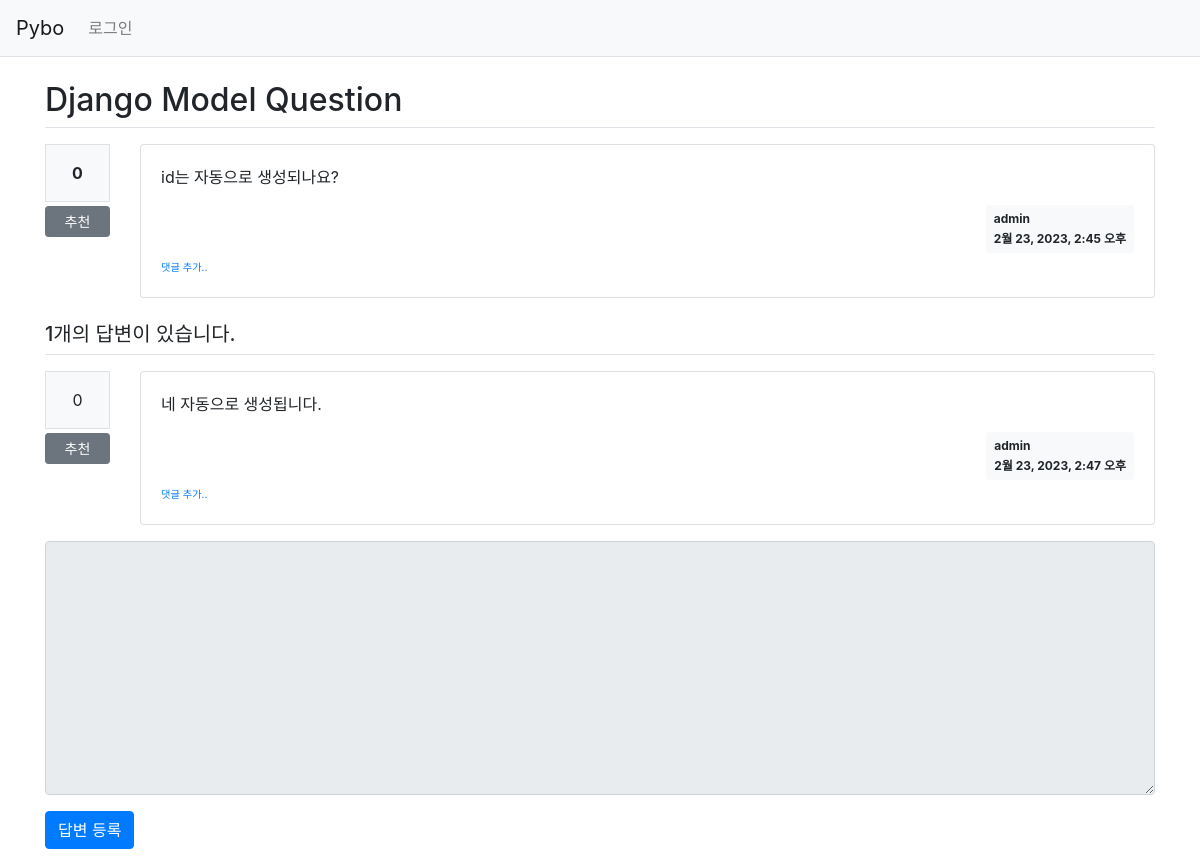
Page /pybo/2/ on the earlier database version.
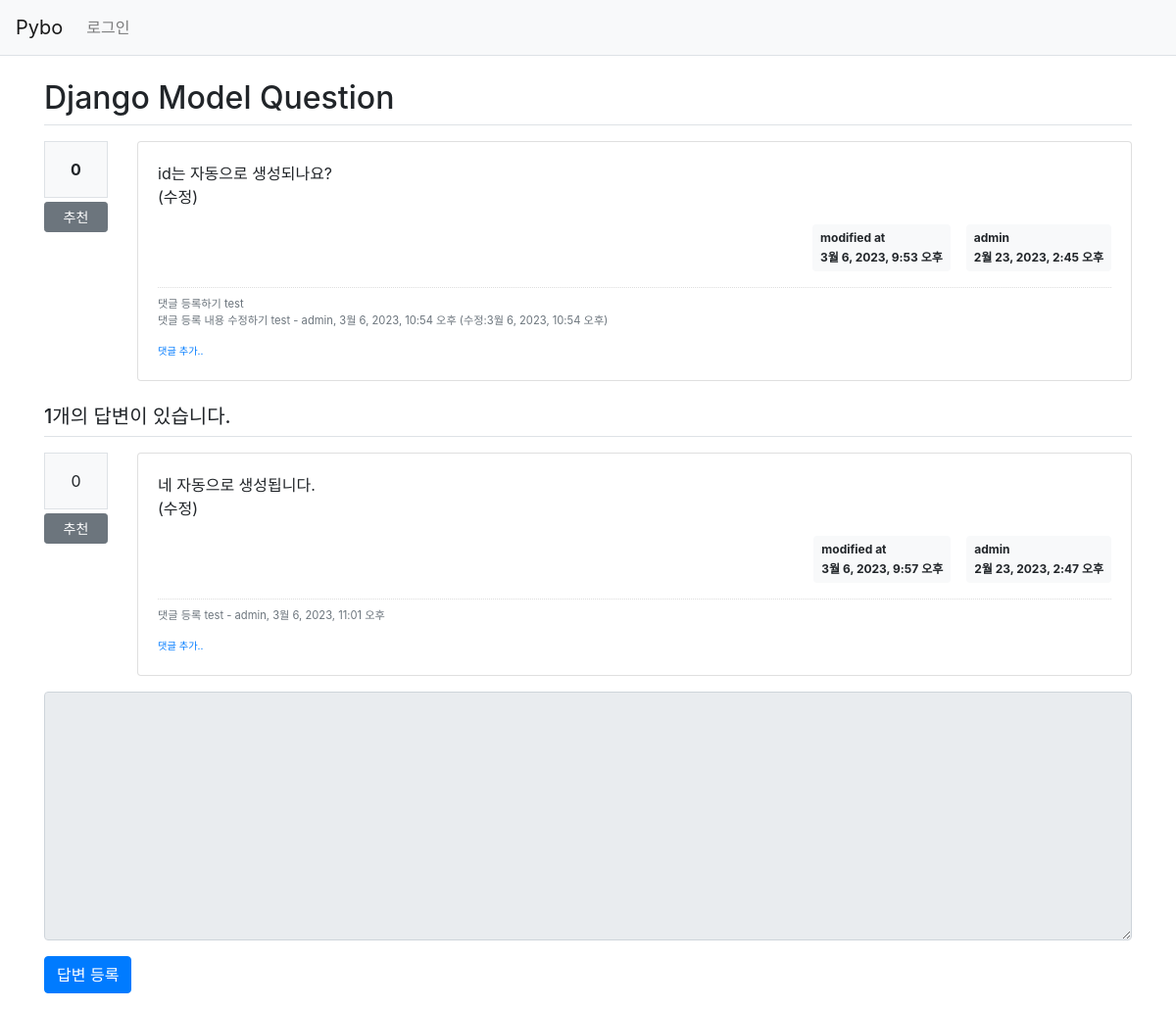
Same page on the later database version.
### pybo/models.py (models this page shows, shortened)
class Question(models.Model):
    subject = models.CharField(max_length=200) # 제목 : 글자 수 제한O
    content = models.TextField() # 내용 : 글자 수 제한X
    create_date = models.DateTimeField() # 날짜, 시간 관련 속성
    modify_date = models.DateTimeField(null=True, blank=True) # null=True : modify_date 열에 null 허용, blank=Ture : form.is_valie()를 통한 입력 폼 데이터 검사 시 값 없어도 됨
    author = models.ForeignKey(User, on_delete=models.CASCADE,
                               related_name='author_question') # on_delete : 계정이 삭제되면 계정과 연결된 Q모델 데이터 모두 삭제
    voter = models.ManyToManyField(User, related_name='voter_question') # 글 1개에 여러명 추천, 1명이 여러개 글 추천 -> 다대다관계

class Answer(models.Model):
    question = models.ForeignKey(Question, on_delete=models.CASCADE) # 다른 모델과의 연결 + 질문 삭제하면 -> 답변 삭제해라
    content = models.TextField()
    create_date = models.DateTimeField()
    author = models.ForeignKey(User, on_delete=models.CASCADE,
                               related_name='author_answer')
    modify_date = models.DateTimeField(null=True, blank=True)
    voter = models.ManyToManyField(User, related_name='voter_answer')

class Comment(models.Model):
    author = models.ForeignKey(User, on_delete=models.CASCADE)
    content = models.TextField()
    create_date = models.DateTimeField()
    modify_date = models.DateTimeField(null=True, blank=True)
    question = models.ForeignKey(Question, null=True, blank=True,
                                 on_delete=models.CASCADE)
    answer = models.ForeignKey(Answer, null=True, blank=True, on_delete=models.CASCADE)

### pybo/views/base_views.py (the view)
# urls.py: path('<int:question_id>/', base_views.detail, name='detail'), # question_id에 값 저장된 후 views.detail 함수 실행, /pybo/2/ = detail
def detail(request, question_id):
    question = get_object_or_404(Question, pk=question_id)
    context = {'question' : question}
    return render(request, 'pybo/question_detail.html', context)

### pybo/templatetags/pybo_filter.py (called while the page is built)
@register.filter
def mark(value): # markdown모듈과 mark_safe함수를 이용하여 문자열을 HTML코드로 변환하여 반환 -> markdown문법에 맞는 HTMl생성
    extensions = ["nl2br", "fenced_code"] # 줄바꿈문자 ->br태그로 => enter한번 = 줄바꿈
    return mark_safe(markdown.markdown(value, extensions=extensions))

### templates/pybo/question_detail.html (shortened to what this page needs)
{% extends 'base.html' %}
{% load pybo_filter %}
{% block content %}
<div class="container my-3">
    <h2 class="border-bottom py-2">{{ question.subject }}</h2>
    <div class="row my-3">
        <div class="col-1">
            <div class="bg-light text-center p-3 border font-weight-bolder mb-1">
                {{ question.voter.count}}
            </div>
            <a href="#" data-uri="{% url 'pybo:vote_question' question.id %}"
               class="recommend btn btn-sm btn-secondary btn-block my-1">추천</a>
        </div>
        <div class="col-11">
            <div class="card">
                <div class="card-body">
                    <div class="card-text">{{ question.content|mark }}</div>
                    <div class="d-flex justify-content-end">
                        {% if question.modify_date %}
                        <div class="badge badge-light p-2 text-left mx-3">
                            <div class="mb-2">modified at</div>
                            <div>{{ question.modify_date }}</div>
                        </div>
                        {% endif %}
                        <div class="badge badge-light p-2 text-left">
                            <div class="mb-2">{{ question.author.username }}</div>
                            <div>{{ question.create_date }}</div>
                        </div>
                    </div>
                    {% if question.comment_set.count > 0 %}
                    <div class="mt-3">
                    {% for comment in question.comment_set.all %}
                        <div class="comment py-2 text-muted">
                            <span style="white-space: pre-line;">{{ comment.content }}</span>
                            <span>
                                - {{ comment.author }}, {{ comment.create_date }}
                                {% if comment.modify_date %}
                                (수정:{{ comment.modify_date }})
                                {% endif %}
                            </span>
                        </div>
                    {% endfor %}
                    </div>
                    {% endif %}
                    <div>
                        <a href="{% url 'pybo:comment_create_question' question.id %}"
                           class="small"><small>댓글 추가..</small></a>
                    </div>
                </div>
            </div>
        </div>
    </div>
    <h5 class="border-bottom my-3 py-2">
        {{question.answer_set.count}}개의 답변이 있습니다.
    </h5>
    {% for answer in question.answer_set.all %}
    <div class="row my-3">
        <div class="col-1">
            <div class="bg-light text-center p-3 border font-wright-bolder mb-1">
                {{ answer.voter.count }}
            </div>
            <a href="#" data-uri="{% url 'pybo:vote_answer' answer.id %}"
               class="recommend btn btn-sm btn-secondary btn-block my-1">추천</a>
        </div>
        <div class="col-11">
            <div class="card">
                <div class="card-body">
                    <div class="card-text" >
                        {{ answer.content|mark}}
                    </div>
                    <div class="d-flex justify-content-end">
                        {% if answer.modify_date %}
                        <div class="badge badge-light p-2 text-left mx-3">
                            <div class="mb-2">modified at</div>
                            <div>{{ answer.modify_date }}</div>
                        </div>
                        {% endif %}
                        <div class="badge badge-light p-2 text-left">
                            <div class="mb-2">{{ answer.author.username }}</div>
                            <div>{{ answer.create_date }}</div>
                        </div>
                    </div>
                    {% if answer.comment_set.count > 0 %}
                    <div class="mt-3">
                    {% for comment in answer.comment_set.all %}
                        <div class="comment py-2 text-muted">
                            <span style="white-space: pre-line;">{{ comment.content }}</span>
                            <span>
                                - {{ comment.author }}, {{ comment.create_date }}
                            </span>
                        </div>
                    {% endfor %}
                    </div>
                    {% endif %}
                    <div>
                        <a href="{% url 'pybo:comment_create_answer' answer.id %}"
                           class="small"><small>댓글 추가..</small></a>
                    </div>
                </div>
            </div>
        </div>
    </div>
    {% endfor %}
    <form action="{% url 'pybo:answer_create' question.id %}"
          method="post" class="my-3">
        <div class="form-group">
            <textarea name="content" id="content"
                      {% if not user.is_authenticated %}disabled{% endif %}
                      class="form-control" rows="10"></textarea>
        </div>
        <input type="submit" value="답변 등록" class="btn btn-primary">
    </form>
</div>
{% endblock %}

### templates/base.html (shortened to what this page needs)
{% load static %}
<!doctype html>
<html lang="ko">
<head>
    <link rel="stylesheet" type="text/css" href="{% static 'bootstrap.min.css' %}">
    <link rel="stylesheet" type="text/css"href="{% static 'style.css' %}">
</head>
<body>
{% include "navbar.html" %}
{% block content %}
{% endblock %}
</body>
</html>
</body>
</html>

### templates/navbar.html (shortened to what this page needs)
<nav class="navbar navbar-expand-lg navbar-light bg-light border-bottom">
    <a class="navbar-brand" href="{% url 'pybo:index' %}">Pybo</a>
    <div class="collapse navbar-collapse flex-grow-0" id="navbarNav">
        <ul class="navbar-nav">
            <li class="nav-item ">
                {% if user.is_authenticated %}
                <a class="nav-link" href="{% url 'common:logout' %}">{{ user.username }} (로그아웃)</a>
                {% else %}
                <a class="nav-link" href="{% url 'common:login' %}">로그인</a>
                {% endif %}
            </li>
        </ul>
    </div>
</nav>

### static/style.css (style rules this page uses)
.comment { border-top:dotted 1px #ddd; font-size:0.7em; }

Differences in the rows shown:
changed Question "Django Model Question": content|mark "id는 자동으로 생성되나요?" → "id는 자동으로 생성되나요? (수정)"; modify_date (not shown) → "3월 6, 2023, 9:53 오후"
added Comment: content "댓글 등록하기 test 댓글 등록 내용 수정하기 test", author "admin", create_date "3월 6, 2023, 10:54 오후", modify_date "3월 6, 2023, 10:54 오후", shown under "Django Model Question"
changed Answer "admin": content|mark "네 자동으로 생성됩니다." → "네 자동으로 생성됩니다. (수정)"; modify_date (not shown) → "3월 6, 2023, 9:57 오후"
added Comment: content "댓글 등록 test", author "admin", create_date "3월 6, 2023, 11:01 오후"
Other differences:
text now shown: "modified at"
